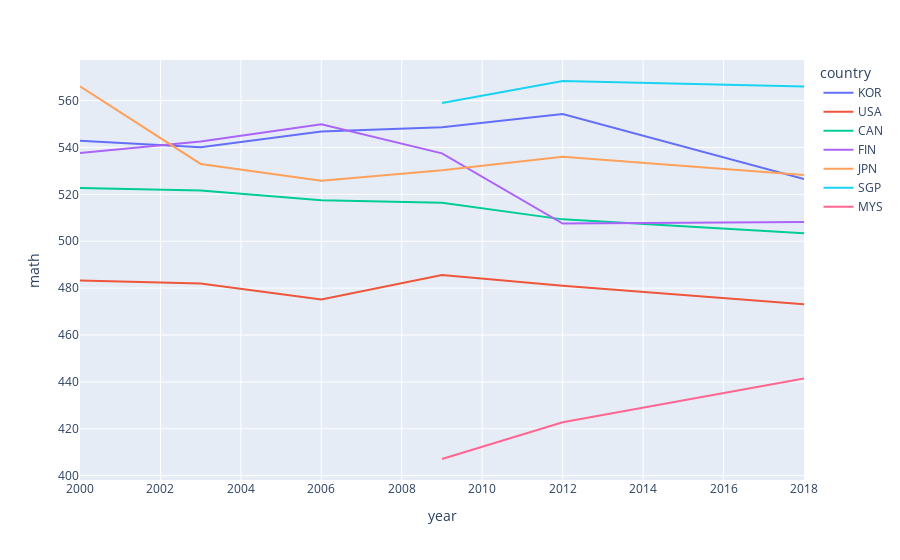

Notebook source saved alongside this figure:
### Code cell
fig2 = px.line(df2.filter(pl.col("country").str.contains_any(["USA", "SGP", "CAN", "GBP", "JPN", "KOR", "MYS", "FIN"])).sort("year"), x="year", y="math", color="country")
fig2.show()

### Figure 1 — Plotly figure (JSON) as saved in the notebook; plotly's stock layout.template omitted (floating-point values rounded to 4 significant figures)
{"data": [{"hovertemplate": "country=KOR<br>year=%{x}<br>math=%{y}<extra></extra>", "legendgroup": "KOR", "line": {"color": "#636efa", "dash": "solid"}, "marker": {"symbol": "circle"}, "mode": "lines", "name": "KOR", "orientation": "v", "showlegend": true, "type": "scatter", "x": [2000, 2003, 2006, 2009, 2012, 2018], "xaxis": "x", "y": [542.9, 540.1, 546.8, 548.6, 554.2, 526.5], "yaxis": "y"}, {"hovertemplate": "country=USA<br>year=%{x}<br>math=%{y}<extra></extra>", "legendgroup": "USA", "line": {"color": "#EF553B", "dash": "solid"}, "marker": {"symbol": "circle"}, "mode": "lines", "name": "USA", "orientation": "v", "showlegend": true, "type": "scatter", "x": [2000, 2003, 2006, 2009, 2012, 2018], "xaxis": "x", "y": [483.3, 482.0, 475.2, 485.6, 481.0, 473.1], "yaxis": "y"}, {"hovertemplate": "country=CAN<br>year=%{x}<br>math=%{y}<extra></extra>", "legendgroup": "CAN", "line": {"color": "#00cc96", "dash": "solid"}, "marker": {"symbol": "circle"}, "mode": "lines", "name": "CAN", "orientation": "v", "showlegend": true, "type": "scatter", "x": [2000, 2003, 2006, 2009, 2012, 2018], "xaxis": "x", "y": [522.7, 521.6, 517.4, 516.4, 509.3, 503.5], "yaxis": "y"}, {"hovertemplate": "country=FIN<br>year=%{x}<br>math=%{y}<extra></extra>", "legendgroup": "FIN", "line": {"color": "#ab63fa", "dash": "solid"}, "marker": {"symbol": "circle"}, "mode": "lines", "name": "FIN", "orientation": "v", "showlegend": true, "type": "scatter", "x": [2000, 2003, 2006, 2009, 2012, 2018], "xaxis": "x", "y": [537.6, 542.5, 549.9, 537.5, 507.5, 508.2], "yaxis": "y"}, {"hovertemplate": "country=JPN<br>year=%{x}<br>math=%{y}<extra></extra>", "legendgroup": "JPN", "line": {"color": "#FFA15A", "dash": "solid"}, "marker": {"symbol": "circle"}, "mode": "lines", "name": "JPN", "orientation": "v", "showlegend": true, "type": "scatter", "x": [2000, 2003, 2006, 2009, 2012, 2018], "xaxis": "x", "y": [566.0, 533.0, 525.8, 530.3, 536.1, 528.2], "yaxis": "y"}, {"hovertemplate": "country=SGP<br>year=%{x}<br>math=%{y}<extra></extra>", "legendgroup": "SGP", "line": {"color": "#19d3f3", "dash": "solid"}, "marker": {"symbol": "circle"}, "mode": "lines", "name": "SGP", "orientation": "v", "showlegend": true, "type": "scatter", "x": [2009, 2012, 2018], "xaxis": "x", "y": [559.0, 568.4, 566.0], "yaxis": "y"}, {"hovertemplate": "country=MYS<br>year=%{x}<br>math=%{y}<extra></extra>", "legendgroup": "MYS", "line": {"color": "#FF6692", "dash": "solid"}, "marker": {"symbol": "circle"}, "mode": "lines", "name": "MYS", "orientation": "v", "showlegend": true, "type": "scatter", "x": [2009, 2012, 2018], "xaxis": "x", "y": [407.1, 422.8, 441.4], "yaxis": "y"}], "layout": {"legend": {"title": {"text": "country"}, "tracegroupgap": 0}, "margin": {"t": 60}, "xaxis": {"anchor": "y", "domain": [0, 1], "title": {"text": "year"}}, "yaxis": {"anchor": "x", "domain": [0, 1], "title": {"text": "math"}}}}
